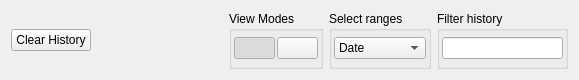
<ui version="4.0" >
 <class>TransferHistory</class>
 <widget class="QWidget" name="TransferHistory" >
  <property name="geometry" >
   <rect>
    <x>0</x>
    <y>0</y>
    <width>579</width>
    <height>80</height>
   </rect>
  </property>
  <layout class="QVBoxLayout" >
   <item>
    <layout class="QVBoxLayout" >
     <item>
      <layout class="QHBoxLayout" >
       <property name="topMargin" >
        <number>0</number>
       </property>
       <property name="rightMargin" >
        <number>0</number>
       </property>
       <item>
        <widget class="QPushButton" name="clearButton" >
         <property name="text" >
          <string>Clear History</string>
         </property>
        </widget>
       </item>
       <item>
        <spacer>
         <property name="orientation" >
          <enum>Qt::Horizontal</enum>
         </property>
         <property name="sizeHint" stdset="0" >
          <size>
           <width>40</width>
           <height>20</height>
          </size>
         </property>
        </spacer>
       </item>
       <item>
        <widget class="KButtonGroup" name="viewmodesgroup" >
         <property name="title" >
          <string comment="View modes" >View Modes</string>
         </property>
         <property name="flat" >
          <bool>false</bool>
         </property>
         <property name="checkable" >
          <bool>false</bool>
         </property>
         <property name="checked" >
          <bool>false</bool>
         </property>
         <property name="current" stdset="0" >
          <number>-1</number>
         </property>
         <layout class="QHBoxLayout" name="horizontalLayout" >
          <property name="spacing" >
           <number>2</number>
          </property>
          <property name="sizeConstraint" >
           <enum>QLayout::SetMinimumSize</enum>
          </property>
          <property name="margin" >
           <number>2</number>
          </property>
          <item>
           <widget class="KPushButton" name="bt_iconview" >
            <property name="checkable" >
             <bool>true</bool>
            </property>
            <property name="checked" >
             <bool>true</bool>
            </property>
            <property name="autoExclusive" >
             <bool>true</bool>
            </property>
           </widget>
          </item>
          <item>
           <widget class="KPushButton" name="bt_listview" >
            <property name="checkable" >
             <bool>true</bool>
            </property>
            <property name="autoExclusive" >
             <bool>true</bool>
            </property>
           </widget>
          </item>
         </layout>
        </widget>
       </item>
       <item>
        <widget class="KButtonGroup" name="kbuttongroup_2" >
         <property name="title" >
          <string>Select ranges</string>
         </property>
         <layout class="QHBoxLayout" name="horizontalLayout_2" >
          <property name="spacing" >
           <number>2</number>
          </property>
          <property name="sizeConstraint" >
           <enum>QLayout::SetMinimumSize</enum>
          </property>
          <property name="margin" >
           <number>2</number>
          </property>
          <item>
           <widget class="KComboBox" name="rangeType" >
            <item>
             <property name="text" >
              <string>Date</string>
             </property>
            </item>
            <item>
             <property name="text" >
              <string>Size</string>
             </property>
            </item>
            <item>
             <property name="text" >
              <string>Host</string>
             </property>
            </item>
           </widget>
          </item>
         </layout>
        </widget>
       </item>
       <item>
        <widget class="KButtonGroup" name="kbuttongroup_3" >
         <property name="title" >
          <string>Filter history</string>
         </property>
         <layout class="QHBoxLayout" name="horizontalLayout_3" >
          <property name="spacing" >
           <number>2</number>
          </property>
          <property name="sizeConstraint" >
           <enum>QLayout::SetMinimumSize</enum>
          </property>
          <property name="margin" >
           <number>2</number>
          </property>
          <item>
           <widget class="KLineEdit" name="searchBar" >
            <property name="showClearButton" stdset="0" >
             <bool>true</bool>
            </property>
           </widget>
          </item>
         </layout>
        </widget>
       </item>
      </layout>
     </item>
    </layout>
   </item>
  </layout>
  <action name="actionDelete_Selected" >
   <property name="text" >
    <string comment="delete selected transfer" >Delete Selected</string>
   </property>
  </action>
  <action name="actionDownload" >
   <property name="text" >
    <string>Download</string>
   </property>
  </action>
 </widget>
 <customwidgets>
  <customwidget>
   <class>KButtonGroup</class>
   <extends>QGroupBox</extends>
   <header>kbuttongroup.h</header>
   <container>1</container>
  </customwidget>
  <customwidget>
   <class>KComboBox</class>
   <extends>QComboBox</extends>
   <header>kcombobox.h</header>
  </customwidget>
  <customwidget>
   <class>KLineEdit</class>
   <extends>QLineEdit</extends>
   <header>klineedit.h</header>
  </customwidget>
  <customwidget>
   <class>KPushButton</class>
   <extends>QPushButton</extends>
   <header>kpushbutton.h</header>
  </customwidget>
 </customwidgets>
 <resources/>
 <connections/>
</ui>
